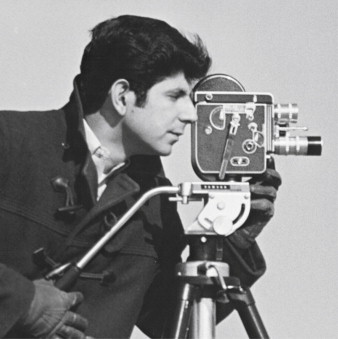
#> input picture computerVision2023/clases/imagenes/cameraman_face.jpg, 338 x 339 px, found by its file name
$ python pyramids.py
#> lines starting #> are read from the running program, lines starting #| are printed output that depends on the picture
import cv2 as cv


def imgpyramid(img, scale=0.5, min_size=(8, 8)):
    """ Build an image pyramid usign a generator
    Args:
        img (numpy array): Source image
        scale (float): Scale factor to apply in the pyramid
        min_size (tuple): Dimension of smalles pyramid level

    Returns:
        Generator of pyramid
    """

    yield img

    while True:

        img = cv.resize(img, None,fx=scale, fy=scale, interpolation = cv.INTER_CUBIC)

        if img.shape[0] < min_size[0] or img.shape[1] < min_size[1]:
            break
        # yield the next image in the pyramid
        yield img


def pyramidview(img):
    """ View all pyramids generated by imgpyramid()
    """
    for (i, resized) in enumerate(imgpyramid(img)):
	    cv.imshow("Layer {}".format(i + 1), resized)
	    cv.waitKey(0)


if __name__ == '__main__':
    import argparse
    parser = argparse.ArgumentParser()
    parser.add_argument('-path',type=str, help='Path to image', default='../im/cameraman_face.jpg')
    args = parser.parse_args()

    img = cv.imread(args.path, cv.IMREAD_UNCHANGED)
#> img is the input picture: shape (339, 338, 3); mean B, G, R 133.8, 133.5, 133.5

    if img.shape != None:
        pyramidview(img)
#> the loop in pyramidview, `for (i, resized) in enumerate(imgpyramid(img)):` made 6 passes
#> pass 2, in pyramidview, `cv.imshow("Layer {}".format(i + 1), resized)`:
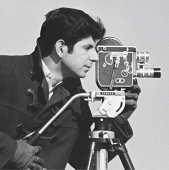
#> window 'Layer 2': shape (170, 169, 3); mean B, G, R 133.8, 133.5, 133.5
    else:
        print('Image not found at {0}'.format(args.path))
